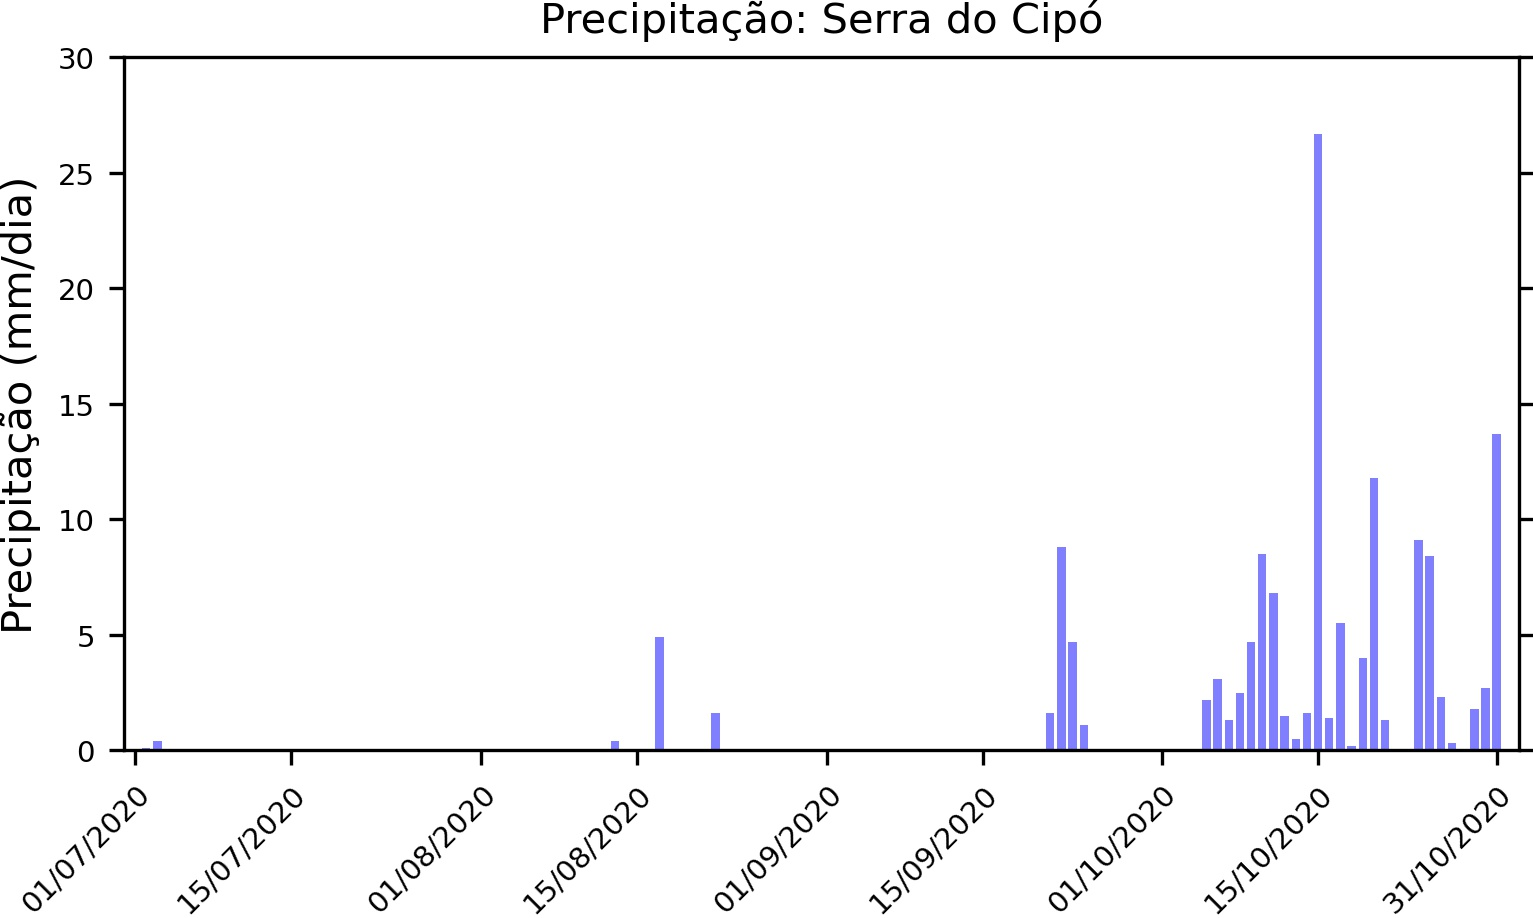

Write the Python code that produced this figure.
import pandas as pd
import numpy as np
import matplotlib.pyplot as plt

# Abertura do arquivo utilizando o separador espaço e adicionando título como primeira linha.
df = pd.read_csv('../../dados/texto/variaveis_meteorologicas.txt', sep= '\t', names=['Data','UR', 'TEMP', 'PREC', 'VEL_VENTO', 'DIR_VENTO'])

x = np.arange(123)  # Desde 01/07/2020 31/10/2020 = 123 dias.
dias = ['01/07/2020', '15/07/2020', '01/08/2020', '15/08/2020', '01/09/2020', '15/09/2020', '01/10/2020', '15/10/2020', '31/10/2020']

y = df['PREC']

# Gera o plot com base nos limiares e separa o que é positivo (negativo) com vermelho (azul).
fig, ax = plt.subplots(figsize=(6,3))  # Largua e altura da figura.

ax.bar(x, y, 0.75, color="blue", alpha=0.5)

# Título da figura.
plt.title('Precipitação: Serra do Cipó', fontsize=10)

#  Formatação do eixo y.
plt.ylabel('Precipitação (mm/dia)', fontsize=10)  # Tamanho do título do eixo y.
plt.ylim(0, 30)  # Define o mínimo e máximo valor do eixo y.
plt.yticks(np.arange(0, 35, step=5), fontsize=7)  # Define o mínimo e máximo valor do eixo y, tamanho dos seus rótulos.
plt.tick_params(axis='y', right=True)  # Habilita o tickmark do eixo direito.

#  Formatação do eixo x.
plt.xlim(-1, 124, 1)  # Define o mínimo e o máximo valor do eixo x.
plt.setp(ax.get_xticklabels(), rotation=45, ha="right", rotation_mode="anchor")
plt.xticks([0, 14, 31, 45, 62, 76, 92, 106, 122], dias, fontsize=7)  # Rótulos do eixo x, tamanho e orientação.

# Salva a figura no formato ".jpg" com dpi=300 e remove espaços excedentes.
plt.savefig('ex11.jpg', transparent=True, dpi=300, bbox_inches='tight', pad_inches=0)